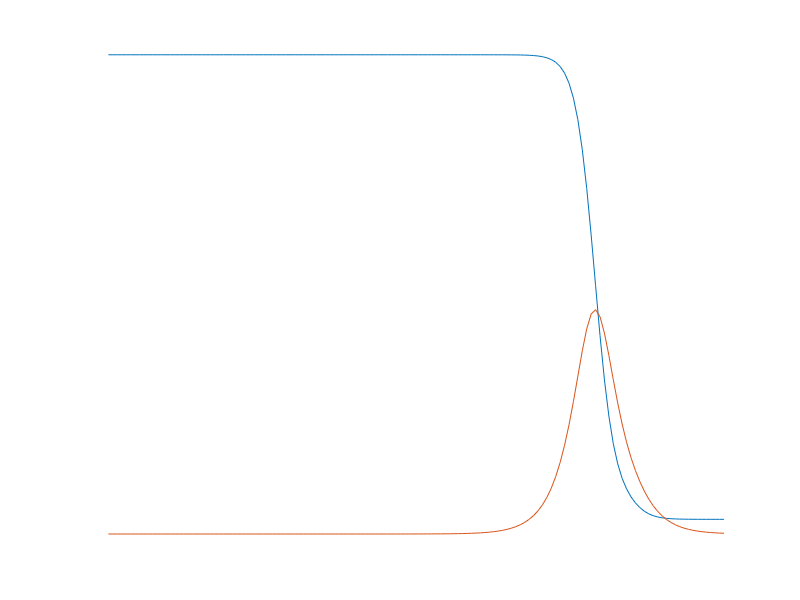

Write the MATLAB code that produced this figure.
#waterDielectricLoss from the excellent url        http://www1.lsbu.ac.uk/water/complex_dielectric.html
#the data below is at 25 degree centigrade
#the two data files produced are used by figWaveOctaveDielectricLoss.tex to generate pdf of the figure

clear
clf

es=78.4;
ew=5.85;
eh=3.65;
ei=2.4;

td=8.26*10^(-12);
tw=1.05*10^(-12);
th=0.135*10^(12);

#dielectric constant is e, loss factor is lf and loss tangent =lt
#
e=@(w) ei+(es-ew)./(1+w.^(2).*td.^2)+(ew-ei)./(1+w.^(2).*tw.^2);
lf=@(w) w.*td.*(es-ew)./(1+w.^2.*td.^2)+w.*tw.*(ew-ei)./(1+w.^2.*tw.^2);
lt=@(w) lf(w)./e(w);

hold on
axis ("nolabel","off")

for i=1:140
w(i)=10^(i/10);
endfor


semilogx(w,e(w))
semilogx(w,lf(w))


#print  -dpdf  waterDielectricLoss.pdf
#print  -deps  waterDielectricLoss.eps
#print  -dtikz  waterDielectricLoss.tikz

#concatenate the two matrices, rotate clockwise 90 degrees and then save as text file

khorcatEW=rot90([e(w);w],-1);
khorcatLFW=rot90([lf(w);w],-1);

kkk=fopen("figWaveOctaveWaterDielectricLossEW.txt","w");
fdisp(kkk,khorcatEW)
fclose(kkk);

kkk=fopen("figWaveOctaveWaterDielectricLossLFW.txt","w");
fdisp(kkk,khorcatLFW)
fclose(kkk);
